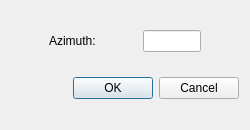
<?xml version="1.0" encoding="UTF-8"?>
<ui version="4.0">
 <class>DialogAzimuth</class>
 <widget class="QDialog" name="DialogAzimuth">
  <property name="geometry">
   <rect>
    <x>0</x>
    <y>0</y>
    <width>250</width>
    <height>130</height>
   </rect>
  </property>
  <property name="minimumSize">
   <size>
    <width>250</width>
    <height>130</height>
   </size>
  </property>
  <property name="maximumSize">
   <size>
    <width>250</width>
    <height>130</height>
   </size>
  </property>
  <property name="windowTitle">
   <string>Dialog</string>
  </property>
  <property name="modal">
   <bool>true</bool>
  </property>
  <layout class="QVBoxLayout" name="verticalLayout">
   <item>
    <layout class="QHBoxLayout" name="horizontalLayout_2">
     <item>
      <spacer name="horizontalSpacer_3">
       <property name="orientation">
        <enum>Qt::Horizontal</enum>
       </property>
       <property name="sizeHint" stdset="0">
        <size>
         <width>40</width>
         <height>20</height>
        </size>
       </property>
      </spacer>
     </item>
     <item>
      <widget class="QLabel" name="label">
       <property name="text">
        <string>Azimuth: </string>
       </property>
      </widget>
     </item>
     <item>
      <spacer name="horizontalSpacer_2">
       <property name="orientation">
        <enum>Qt::Horizontal</enum>
       </property>
       <property name="sizeHint" stdset="0">
        <size>
         <width>40</width>
         <height>20</height>
        </size>
       </property>
      </spacer>
     </item>
     <item>
      <widget class="QLineEdit" name="lineEditAzimuth">
       <property name="maximumSize">
        <size>
         <width>60</width>
         <height>16777215</height>
        </size>
       </property>
      </widget>
     </item>
     <item>
      <spacer name="horizontalSpacer">
       <property name="orientation">
        <enum>Qt::Horizontal</enum>
       </property>
       <property name="sizeHint" stdset="0">
        <size>
         <width>40</width>
         <height>20</height>
        </size>
       </property>
      </spacer>
     </item>
    </layout>
   </item>
   <item>
    <layout class="QHBoxLayout" name="horizontalLayout">
     <item>
      <widget class="QDialogButtonBox" name="buttonBox">
       <property name="orientation">
        <enum>Qt::Horizontal</enum>
       </property>
       <property name="standardButtons">
        <set>QDialogButtonBox::Cancel|QDialogButtonBox::Ok</set>
       </property>
      </widget>
     </item>
    </layout>
   </item>
  </layout>
 </widget>
 <resources/>
 <connections>
  <connection>
   <sender>buttonBox</sender>
   <signal>accepted()</signal>
   <receiver>DialogAzimuth</receiver>
   <slot>accept()</slot>
   <hints>
    <hint type="sourcelabel">
     <x>248</x>
     <y>254</y>
    </hint>
    <hint type="destinationlabel">
     <x>157</x>
     <y>274</y>
    </hint>
   </hints>
  </connection>
  <connection>
   <sender>buttonBox</sender>
   <signal>rejected()</signal>
   <receiver>DialogAzimuth</receiver>
   <slot>reject()</slot>
   <hints>
    <hint type="sourcelabel">
     <x>316</x>
     <y>260</y>
    </hint>
    <hint type="destinationlabel">
     <x>286</x>
     <y>274</y>
    </hint>
   </hints>
  </connection>
 </connections>
</ui>
